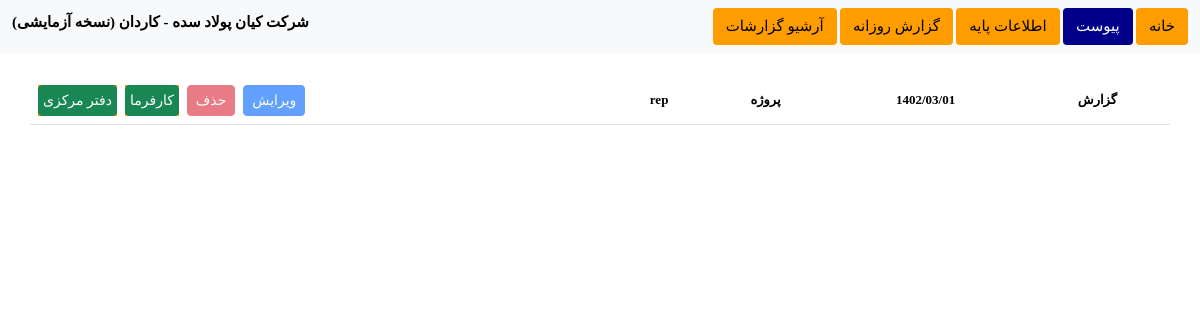
/home/daily-reports/, run on an earlier commit of the app's database.
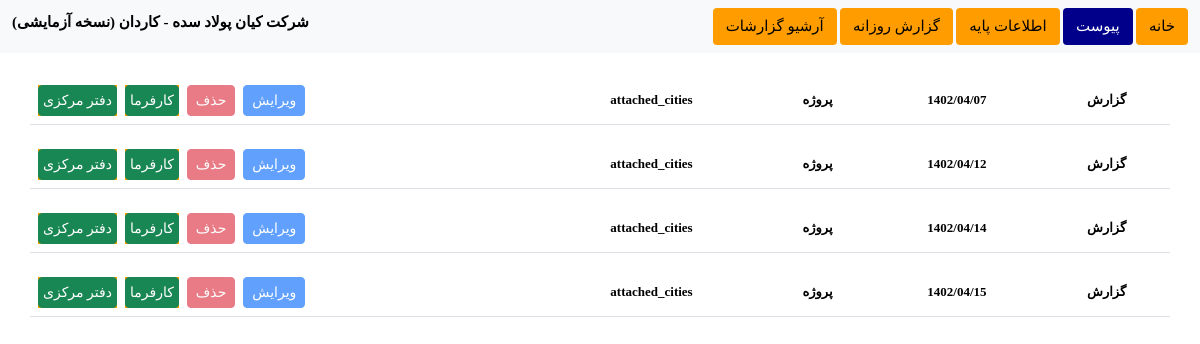
And on a later commit of the database.
### automation/models.py (models this page shows, shortened)
class DailyReport(models.Model):
    project_name = models.CharField(max_length=250, default="Automation Project")
    employer = models.CharField(max_length=250, default="Default Employer")
    employee = models.CharField(max_length=250, default="Default Employee")
    contract_number = models.CharField(max_length=15,
                                       validators=[RegexValidator(r'^\d{1,10}$', 'Enter a valid number.')],
                                       default="123456789")
    date = models.DateTimeField(default=jdatetime.datetime.now().strftime("%Y-%m-%d %H:%M:%S"))
    short_date = models.DateField(default=jdatetime.datetime.now().strftime("%Y-%m-%d"))
    weekday = models.IntegerField(choices=WEEKDAY_CHOICES, default=datetime.now().weekday())
    date_created = models.DateTimeField(default=jdatetime.datetime.now().strftime("%Y-%m-%d %H:%M:%S"))
    date_edited = models.DateTimeField(default=jdatetime.datetime.now().strftime("%Y-%m-%d %H:%M:%S"))
    temperature_min = models.DecimalField(max_digits=3, decimal_places=0, default=00.0,)
    temperature_max = models.DecimalField(max_digits=3, decimal_places=0, default=00.0,)
    weather = models.IntegerField(choices=WEATHER_CHOICES, default=0)
    dust_value = models.IntegerField(default=0)
    consultor_name = models.CharField(max_length=250, default="Consultor Project")
    positions = models.ManyToManyField(Position, through='PositionCount')
    countPositions = models.IntegerField(default=0)
    professions = models.ManyToManyField(Profession, through='ProfessionCount')
    countProfessions = models.IntegerField(default=0)
    countPeople = models.IntegerField(default=0)
    machines = models.ManyToManyField(Machine, through='MachineCount')
    countActiveMachines = models.IntegerField(default=0)
    countInactiveMachines = models.IntegerField(default=0)
    countAllMachines = models.IntegerField(default=0)
    materials = models.ManyToManyField(Material, through='MaterialCount')
    contractors = models.ManyToManyField(Contractor, through='ContractorCount')
    countContractors = models.IntegerField(default=0)
    equipes = models.ManyToManyField(Equipe, through='EquipeCount')
    countEquipes = models.IntegerField(default=0)
    tasks = models.ManyToManyField(Task, through="TaskReport")
    deletable = models.BooleanField(default=1)
    editable = models.BooleanField(default=1)
    edited = models.BooleanField(default=0)
    def check_deletability(self):
        now = jdatetime.datetime.now()
        now = jdatetime.datetime(now.year, now.month, now.day,
                                 now.hour, now.minute, now.second,)
        date = jdatetime.datetime(self.date_created.year, self.date_created.month, self.date_created.day,
                                  self.date_created.hour, self.date_created.minute, self.date_created.second,)
        bound = jdatetime.timedelta(1, 0, 0, 0, 0, 0,)
        if now - date > bound:
            self.deletable = 0
            self.editable = 0
            self.save()
        else:
            self.deletable = 1
            self.editable = 1
            self.save()

### automation/views.py (the view)
# urls.py: path("home/daily-reports/", reports_daily),
def reports_daily(request):
    reports = DailyReport.objects.all()
    for report in reports:
        report.check_deletability()
    context = {
        "reports": reports,
    }
    return render(request, "reports-list.html", context=context)

### automation/templates/automation/reports-list.html (shortened to what this page needs)
{% extends "base.html" %}
{% block content %}
    <div class="container" style="margin-top: 2%">
        <div class="row">
            {% for report in reports %}
                    <table class="table" id="table-{{ report.id }}">
                        <thead class="">
                            <tr class="" style="">
                                <th class="text-centred">گزارش</th>
                                <th class="text-centred">{{ report.date|date:'Y/m/d' }}</th>
                                <th class="text-centred">پروژه</th>
                                <th class="text-centred">{{ report.project_name }}</th>
                                <th class="text-centred">
                                    <a style="float: left" href="{{ report.id }}" class="">
                                        <button type="button" class="btn btn-sm btn-success p-1 fs-18">دفتر مرکزی</button>
                                    </a>
                                    <a style="float: left" href="compact/{{ report.id }}" class="mx-2">
                                        <button type="button" class="btn btn-sm btn-success p-1 fs-18">کارفرما</button>
                                    </a>
                                    <a>
                                        <button id="{{ report.id }}" type="button" class="btn btn-sm btn-danger fs-18 me-2"
                                                disabled style="float: left" onclick="del_report('{{ report.id }}')">حذف</button>
                                    </a>
                                    <a>
                                        <form action="/edit-db/edit-daily-report/" method="post">
                                            <button id="{{ report.id }}" type="submit" class="btn btn-sm btn-primary fs-18"
                                                     disabled style="float: left" >ویرایش</button>
                                        </form>
                                    </a>
                                </th>
                            </tr>
                        </thead>
                    </table>
                {% endfor %}
        </div>
    </div>
{% endblock %}

### automation/templates/automation/base.html (shortened to what this page needs)
{% load static %}
<html lang="en" dir="rtl">
<head>
    <link rel="stylesheet" type="text/css" href="{% static 'css/myStyle.css' %}">
    <link type="text/css" rel="stylesheet" href="{% static 'css/jalalidatepicker.min.css' %}" />
    {% load bootstrap5 %}
    {% bootstrap_css %}
</head>
<body>
<nav class="navbar navbar-light bg-light">
    <div class="container-fluid">
      <div>
          <a href="/home" class=""><button type="button" class="btn-color onhover" style="font-size: 15px">خانه</button></a>
          <a href="/#" class=""><button type="button" class="btn-color onhover" style="font-size: 15px; background-color: darkblue; color: white" id="peyvast">پیوست</button></a>
          <a href="/home/add-base-data/"><button type="button" class=" btn-color onhover" style="font-size: 15px">اطلاعات پایه</button></a>
          <a href="/home/create-report/"><button type="button" class=" btn-color onhover" style="font-size: 15px">گزارش روزانه</button></a>
          <a href="/home/daily-reports/"><button type="button" class=" btn-color onhover" style="font-size: 15px">آرشیو گزارشات</button></a>
      </div>
      <h1 class="navbar-brand" style="font-size: 15px; font-weight: bold">شرکت کیان پولاد سده - کاردان (نسخه آزمایشی)</h1>
    </div>
</nav>
{% block content %}{% endblock %}
</body>
</html>

### static/css/myStyle.css (style rules this page uses)
html * { font-family: "B Nazanin"; font-size: 13px; font-weight: bold; }
thead * { font-family: "B Yekan"; font-weight: bold; font-size: 13px; background-color: #ff9d00; }
.btn-color { font-family: "B Yekan"; font-weight: normal; display: inline-block; color: black; text-align: center; text-decoration: none; vertical-align: middle; cursor: pointer; user-select: none; background-color: #ff9d00; border: 1px solid transparent; padding: 0.375rem 0.75rem; border-radius: 0.25rem; }
.text-centred { vertical-align: middle; text-align: center; }

What changed in the data, as far as the page shows it:
removed DailyReport: date "1402/03/01", project_name "rep"
added DailyReport: date "1402/04/07", project_name "attached_cities"
added DailyReport: date "1402/04/12", project_name "attached_cities"
added DailyReport: date "1402/04/14", project_name "attached_cities"
added DailyReport: date "1402/04/15", project_name "attached_cities"
